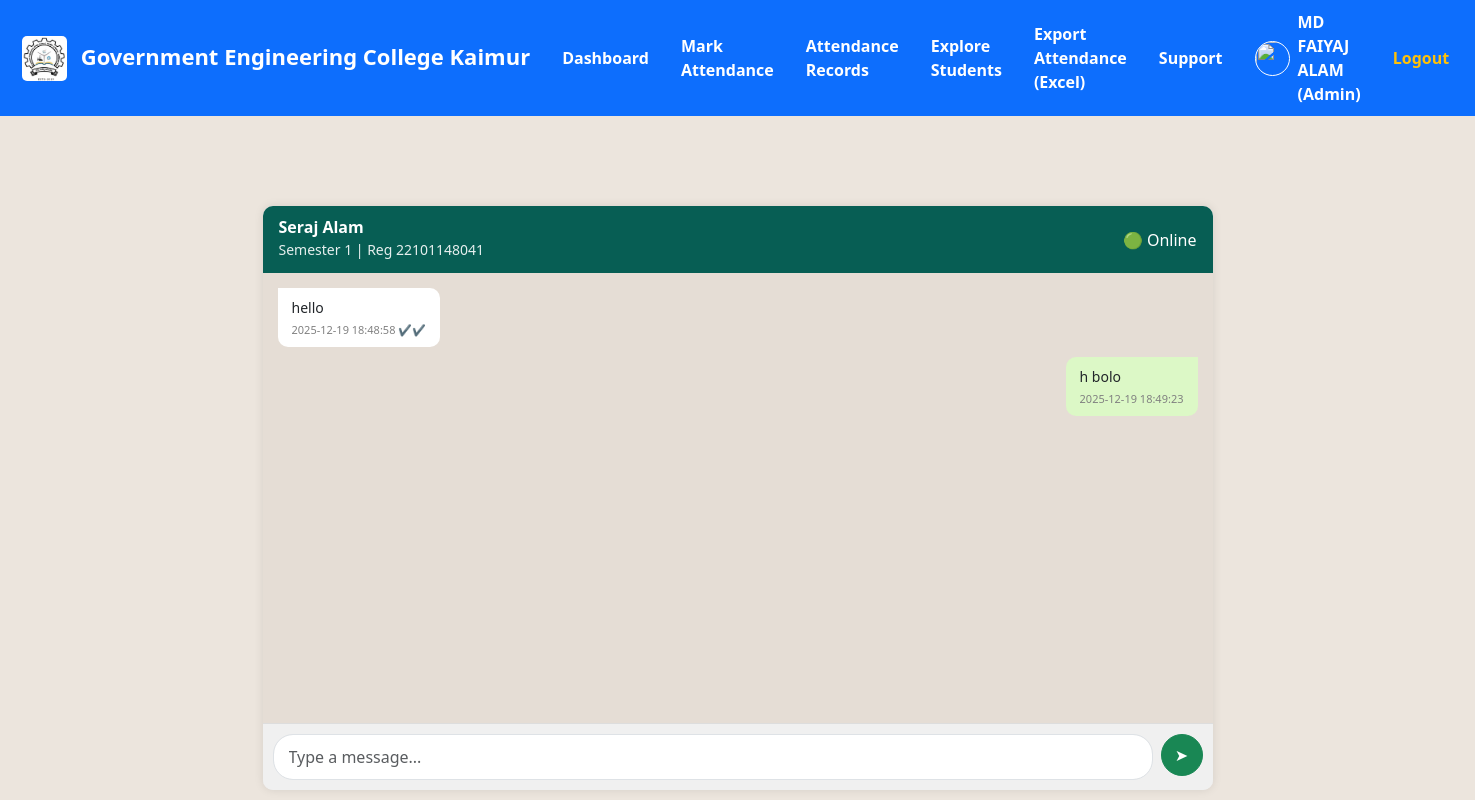
/admin/support/19 (signed in), run on the app's committed database.
### tables this page shows
CREATE TABLE support_messages (
    id INTEGER PRIMARY KEY AUTOINCREMENT,
    student_id INTEGER NOT NULL,
    sender TEXT CHECK(sender IN ('student','admin')) NOT NULL,
    message TEXT NOT NULL,
    seen INTEGER DEFAULT 0,
    created_at DATETIME DEFAULT CURRENT_TIMESTAMP
);

CREATE TABLE users (
        id INTEGER PRIMARY KEY AUTOINCREMENT,
        name TEXT NOT NULL,
        email TEXT UNIQUE NOT NULL,
        password TEXT NOT NULL,
        role TEXT NOT NULL,
        department TEXT,
        semester INTEGER,
        roll_no TEXT,
        registration_no TEXT,
        parent_phone TEXT,
        parent_email TEXT,
        admin_branch TEXT,
        photo TEXT,
        created_at TEXT DEFAULT CURRENT_TIMESTAMP
    );

### app.py (the view)
@app.route("/admin/support/<int:student_id>")
@login_required(role="admin")
def admin_support_chat(student_id):
    conn = get_db()
    student = conn.execute("""
        SELECT id, name, semester, registration_no
        FROM users
        WHERE id = ? AND role = 'student'
    """, (student_id,)).fetchone()
    if not student:
        conn.close()
        flash("Student not found", "danger")
        return redirect(url_for("admin_support"))
    messages = conn.execute("""
        SELECT * FROM support_messages
        WHERE student_id = ?
        ORDER BY created_at ASC
    """, (student_id,)).fetchall()
    conn.execute("""
        UPDATE support_messages
        SET seen = 1
        WHERE student_id = ? AND sender = 'student'
    """, (student_id,))
    conn.commit()
    conn.close()
    return render_template(
        "admin_support_chat.html",
        student=student,
        messages=messages,
        student_id=student_id
    )

### app.py (called while the page is built)
def get_db():
    conn = sqlite3.connect(DB_NAME)
    conn.row_factory = sqlite3.Row
    return conn

def login_required(role=None):
    def decorator(fn):
        @wraps(fn)
        def wrapper(*args, **kwargs):
            if "user_id" not in session:
                flash("Please login first!", "danger")
                return redirect(url_for("login"))
            if role:
                user_role = session.get("user_role", "")
                if user_role is None or user_role.lower() != role.lower():
                    flash("Access denied!", "danger")
                    return redirect(url_for("login"))
            return fn(*args, **kwargs)
        return wrapper
    return decorator

### templates/admin_support_chat.html (shortened to what this page needs)
{% extends "base.html" %}
{% block content %}
<div class="chat-wrapper">
    <div class="chat-header">
        <div>
            <h6>{{ student.name }}</h6>
            <small>
                Semester {{ student.semester }} |
                Reg {{ student.registration_no }}
            </small>
        </div>
        <span>🟢 Online</span>
    </div>
    <div class="chat-box" id="chatBox">
        {% if messages %}
        {% for m in messages %}
        <div class="chat {{ m.sender }}">
            <div class="bubble">
                {{ m.message }}
                <div class="time">
                    {{ m.created_at }}
                    {% if m.sender == 'student' %}
                    {% if m.seen == 1 %}
                    ✔✔
                    {% else %}
                    ✔
                    {% endif %}
                    {% endif %}
                </div>
            </div>
        </div>
        {% endfor %}
        {% else %}
        <p class="text-center text-muted mt-4">
            No messages yet
        </p>
        {% endif %}
    </div>
    <div class="chat-input">
        <form method="POST" action="{{ url_for('admin_support_reply', student_id=student_id) }}">
            <input type="text" name="reply" class="form-control" placeholder="Type a message..." required>
            <button class="btn btn-success">
                ➤
            </button>
        </form>
    </div>
</div>
{% endblock %}

### templates/base.html (shortened to what this page needs)
<!DOCTYPE html>
<html lang="en">
<head>
    <link href="https://cdn.jsdelivr.net/npm/bootstrap@5.3.0/dist/css/bootstrap.min.css" rel="stylesheet">
</head>
<body>
    <nav class="navbar navbar-expand-lg navbar-dark" style="background:#0d6efd; padding:10px;">
        <div class="container-fluid">
            <a class="navbar-brand fw-bold text-white" href="#">
                <img src="{{ url_for('static', filename='college_logo.png') }}" width="45" height="45" class="me-2"
                    style="border-radius:5px;" alt="College Logo">
                Government Engineering College Kaimur
            </a>
            <div class="collapse navbar-collapse justify-content-end" id="mainNavbar">
                <ul class="navbar-nav align-items-center">
                    {% if session.get('user_role') == 'admin' %}
                    <li class="nav-item mx-2">
                        <a class="nav-link text-white fw-bold" href="{{ url_for('admin_dashboard') }}">
                            Dashboard
                        </a>
                    </li>
                    <li class="nav-item mx-2">
                        <a class="nav-link text-white fw-bold" href="{{ url_for('admin_attendance') }}">
                            Mark Attendance
                        </a>
                    </li>
                    <li class="nav-item mx-2">
                        <a class="nav-link text-white fw-bold" href="{{ url_for('admin_attendance_records') }}">
                            Attendance Records
                        </a>
                    </li>
                    <li class="nav-item mx-2">
                        <a class="nav-link text-white fw-bold" href="{{ url_for('admin_users') }}">
                            Explore Students
                        </a>
                    </li>
                    <li class="nav-item mx-2">
                        <a class="nav-link text-white fw-bold" href="{{ url_for('export_attendance_excel') }}">
                            Export Attendance (Excel)
                        </a>
                    </li>
                    <li class="nav-item mx-2">
                        <a class="nav-link text-white fw-bold" href="{{ url_for('admin_support') }}">
                            Support
                        </a>
                    </li>
                    {% endif %}
                    {% if session.get('user_id') %}
                    <li class="nav-item d-flex align-items-center mx-3">
                        {% if session.get('user_photo') %}
                        <img src="{{ url_for('static',
                            filename='profile_images/' + session['user_photo']) }}" width="35" height="35"
                            class="rounded-circle border border-white me-2">
                        {% else %}
                        <img src="{{ url_for('static', filename='default.png') }}" width="35" height="35"
                            class="rounded-circle border border-white me-2">
                        {% endif %}
                        <span class="text-white fw-bold">
                            {{ session.get('user_name') }}
                            ({{ session.get('user_role')|capitalize }})
                        </span>
                    </li>
                    <li class="nav-item mx-2">
                        <a class="nav-link text-warning fw-bold" href="{{ url_for('logout') }}">
                            Logout
                        </a>
                    </li>
                    {% endif %}
                </ul>
            </div>
        </div>
    </nav>
    <div class="container main-container">
        {% block content %}{% endblock %}
    </div>
</body>
</html>

### templates/base.html (style rules this page uses)
.navbar-brand { font-weight: bold; font-size: 22px; }
.nav-link { font-weight: 500; }
body { background: #f5f7fb; }
.main-container { margin-top: 90px; }

### templates/admin_support_chat.html (style rules this page uses)
body { background: #ece5dd; }
.chat-wrapper { max-width: 950px; margin: auto; background: #f0f0f0; border-radius: 10px; overflow: hidden; box-shadow: 0 0 10px rgba(0, 0, 0, .1); }
.chat-header { background: #075e54; color: white; padding: 12px 16px; display: flex; justify-content: space-between; align-items: center; }
.chat-header h6 { margin: 0; font-weight: 600; }
.chat-header small { opacity: .9; }
.chat-box { background: #e5ddd5; height: 450px; overflow-y: auto; padding: 15px; }
.chat { display: flex; margin-bottom: 10px; }
.chat.student { justify-content: flex-start; }
.chat.admin { justify-content: flex-end; }
.bubble { max-width: 70%; padding: 10px 14px; border-radius: 10px; position: relative; font-size: 14px; line-height: 1.4; }
.student .bubble { background: #ffffff; border-top-left-radius: 0; }
.admin .bubble { background: #dcf8c6; border-top-right-radius: 0; }
.time { font-size: 11px; color: gray; text-align: right; margin-top: 4px; }
.chat-input { background: #f0f0f0; padding: 10px; border-top: 1px solid #ddd; }
.chat-input form { display: flex; gap: 8px; }
.chat-input input { flex: 1; border-radius: 20px; padding: 10px 15px; }
.chat-input button { border-radius: 50%; width: 42px; height: 42px; }

### data on the page
support_messages: get "Admin", message "h bolo", created_at "2025-12-19 18:49:23"
users: name "Seraj Alam", semester "1", registration_no "22101148041"
support_messages: message "hello", created_at "2025-12-19 18:48:58"

### other printed values
{{ session.get('user_name') }} "MD FAIYAJ ALAM"
